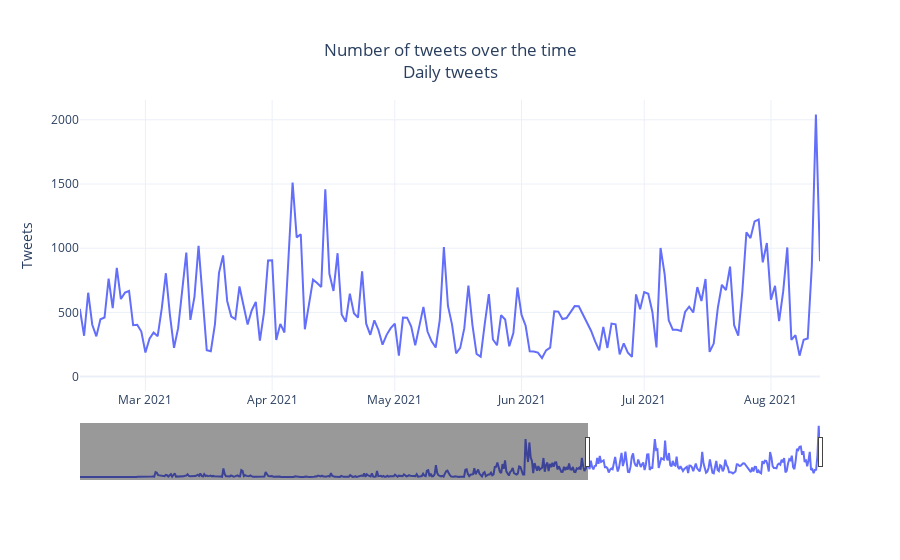
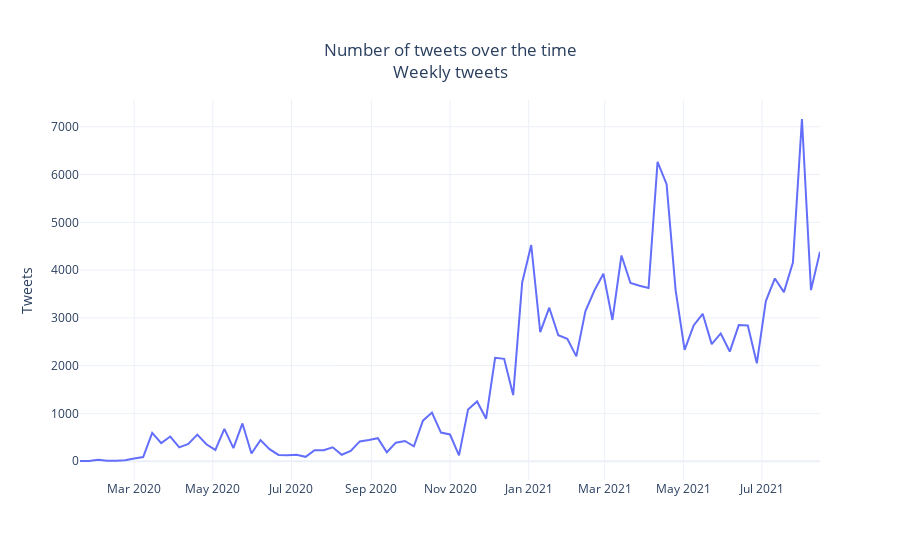
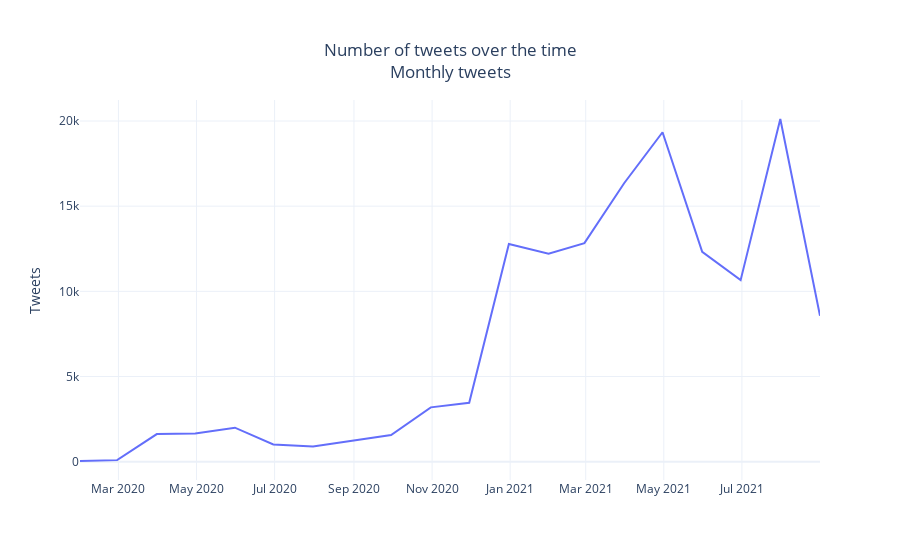
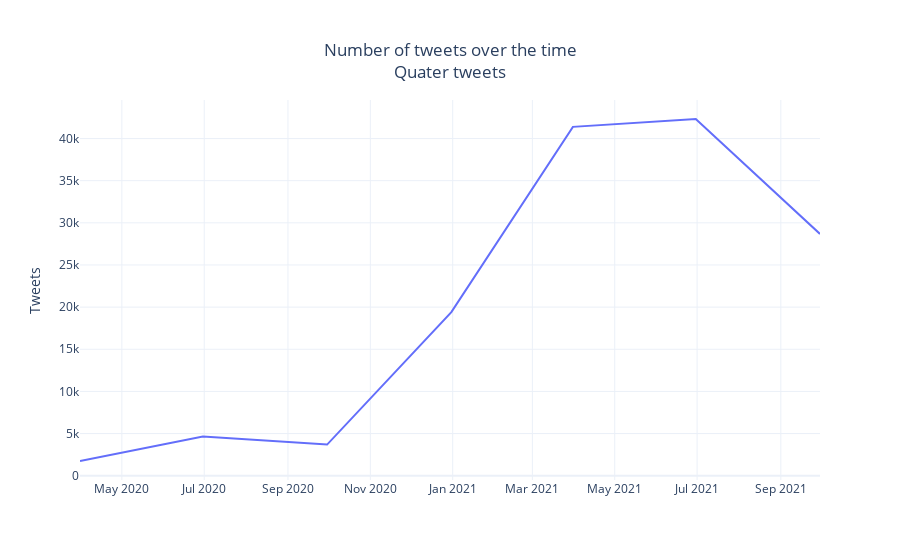

Notebook cell for these charts, in order:
### Code cell
number_tweets(tweets_df, date_df, "Daily tweets", 'D')

number_tweets(tweets_df, date_df, "Weekly tweets", 'W')

number_tweets(tweets_df, date_df, "Monthly tweets", 'M')

number_tweets(tweets_df, date_df, "Quater tweets", 'Q')

### Figure 1 — Plotly figure (JSON) as saved in the notebook; plotly's stock layout.template omitted (floating-point values rounded to 4 significant figures; data arrays with more than 128 entries replaced by an {"elided": "..."} marker saying what was removed)
{"data": [{"hovertemplate": "Total: %{y}<br>Event: <b>%{text}</b>", "mode": "lines", "name": "", "text": {"elided": "560 str values"}, "type": "scatter", "x": {"elided": "560 str values"}, "y": {"elided": "560 int values"}}], "layout": {"dragmode": "pan", "hovermode": "x unified", "legend": {"orientation": "h", "x": 1, "xanchor": "right", "y": 1.02, "yanchor": "bottom"}, "title": {"text": "Number of tweets over the time<br>Daily tweets", "x": 0.5, "xanchor": "center", "y": 0.9, "yanchor": "top"}, "xaxis": {"range": ["2021-02-13", "2021-08-13"], "rangeslider": {"visible": true}, "title": {"text": ""}}, "yaxis": {"title": {"text": "Tweets"}}}}

### Figure 2 — Plotly figure (JSON) as saved in the notebook; plotly's stock layout.template omitted (floating-point values rounded to 4 significant figures)
{"data": [{"mode": "lines", "name": "", "type": "scatter", "x": ["2020-01-19T00:00:00", "2020-01-26T00:00:00", "2020-02-02T00:00:00", "2020-02-09T00:00:00", "2020-02-16T00:00:00", "2020-02-23T00:00:00", "2020-03-01T00:00:00", "2020-03-08T00:00:00", "2020-03-15T00:00:00", "2020-03-22T00:00:00", "2020-03-29T00:00:00", "2020-04-05T00:00:00", "2020-04-12T00:00:00", "2020-04-19T00:00:00", "2020-04-26T00:00:00", "2020-05-03T00:00:00", "2020-05-10T00:00:00", "2020-05-17T00:00:00", "2020-05-24T00:00:00", "2020-05-31T00:00:00", "2020-06-07T00:00:00", "2020-06-14T00:00:00", "2020-06-21T00:00:00", "2020-06-28T00:00:00", "2020-07-05T00:00:00", "2020-07-12T00:00:00", "2020-07-19T00:00:00", "2020-07-26T00:00:00", "2020-08-02T00:00:00", "2020-08-09T00:00:00", "2020-08-16T00:00:00", "2020-08-23T00:00:00", "2020-08-30T00:00:00", "2020-09-06T00:00:00", "2020-09-13T00:00:00", "2020-09-20T00:00:00", "2020-09-27T00:00:00", "2020-10-04T00:00:00", "2020-10-11T00:00:00", "2020-10-18T00:00:00", "2020-10-25T00:00:00", "2020-11-01T00:00:00", "2020-11-08T00:00:00", "2020-11-15T00:00:00", "2020-11-22T00:00:00", "2020-11-29T00:00:00", "2020-12-06T00:00:00", "2020-12-13T00:00:00", "2020-12-20T00:00:00", "2020-12-27T00:00:00", "2021-01-03T00:00:00", "2021-01-10T00:00:00", "2021-01-17T00:00:00", "2021-01-24T00:00:00", "2021-01-31T00:00:00", "2021-02-07T00:00:00", "2021-02-14T00:00:00", "2021-02-21T00:00:00", "2021-02-28T00:00:00", "2021-03-07T00:00:00", "2021-03-14T00:00:00", "2021-03-21T00:00:00", "2021-03-28T00:00:00", "2021-04-04T00:00:00", "2021-04-11T00:00:00", "2021-04-18T00:00:00", "2021-04-25T00:00:00", "2021-05-02T00:00:00", "2021-05-09T00:00:00", "2021-05-16T00:00:00", "2021-05-23T00:00:00", "2021-05-30T00:00:00", "2021-06-06T00:00:00", "2021-06-13T00:00:00", "2021-06-20T00:00:00", "2021-06-27T00:00:00", "2021-07-04T00:00:00", "2021-07-11T00:00:00", "2021-07-18T00:00:00", "2021-07-25T00:00:00", "2021-08-01T00:00:00", "2021-08-08T00:00:00", "2021-08-15T00:00:00"], "y": [3, 5, 30, 6, 9, 20, 55, 85, 592, 378, 516, 287, 360, 555, 353, 234, 675, 274, 789, 161, 440, 250, 130, 123, 132, 90, 230, 228, 289, 134, 216, 413, 443, 481, 186, 387, 422, 311, 848, 1017, 598, 558, 121, 1082, 1250, 889, 2164, 2141, 1383, 3740, 4525, 2699, 3212, 2635, 2562, 2193, 3137, 3572, 3925, 2956, 4306, 3729, 3673, 3626, 6266, 5799, 3581, 2328, 2841, 3084, 2450, 2673, 2294, 2849, 2839, 2049, 3352, 3825, 3539, 4157, 7163, 3580, 4384]}], "layout": {"hovermode": "x unified", "legend": {"orientation": "h", "x": 1, "xanchor": "right", "y": 1.02, "yanchor": "bottom"}, "title": {"text": "Number of tweets over the time<br>Weekly tweets", "x": 0.5, "xanchor": "center", "y": 0.9, "yanchor": "top"}, "xaxis": {"rangeslider": {"visible": false}, "title": {"text": ""}}, "yaxis": {"title": {"text": "Tweets"}}}}

### Figure 3 — Plotly figure (JSON) as saved in the notebook; plotly's stock layout.template omitted (floating-point values rounded to 4 significant figures)
{"data": [{"mode": "lines", "name": "", "type": "scatter", "x": ["2020-01-31T00:00:00", "2020-02-29T00:00:00", "2020-03-31T00:00:00", "2020-04-30T00:00:00", "2020-05-31T00:00:00", "2020-06-30T00:00:00", "2020-07-31T00:00:00", "2020-08-31T00:00:00", "2020-09-30T00:00:00", "2020-10-31T00:00:00", "2020-11-30T00:00:00", "2020-12-31T00:00:00", "2021-01-31T00:00:00", "2021-02-28T00:00:00", "2021-03-31T00:00:00", "2021-04-30T00:00:00", "2021-05-31T00:00:00", "2021-06-30T00:00:00", "2021-07-31T00:00:00", "2021-08-31T00:00:00"], "y": [37, 88, 1620, 1650, 1992, 1009, 882, 1248, 1565, 3186, 3453, 12775, 12211, 12827, 16346, 19341, 12319, 10656, 20118, 8563]}], "layout": {"hovermode": "x unified", "legend": {"orientation": "h", "x": 1, "xanchor": "right", "y": 1.02, "yanchor": "bottom"}, "title": {"text": "Number of tweets over the time<br>Monthly tweets", "x": 0.5, "xanchor": "center", "y": 0.9, "yanchor": "top"}, "xaxis": {"rangeslider": {"visible": false}, "title": {"text": ""}}, "yaxis": {"title": {"text": "Tweets"}}}}

### Figure 4 — Plotly figure (JSON) as saved in the notebook; plotly's stock layout.template omitted (floating-point values rounded to 4 significant figures)
{"data": [{"mode": "lines", "name": "", "type": "scatter", "x": ["2020-03-31T00:00:00", "2020-06-30T00:00:00", "2020-09-30T00:00:00", "2020-12-31T00:00:00", "2021-03-31T00:00:00", "2021-06-30T00:00:00", "2021-09-30T00:00:00"], "y": [1745, 4651, 3695, 19414, 41384, 42316, 28681]}], "layout": {"hovermode": "x unified", "legend": {"orientation": "h", "x": 1, "xanchor": "right", "y": 1.02, "yanchor": "bottom"}, "title": {"text": "Number of tweets over the time<br>Quater tweets", "x": 0.5, "xanchor": "center", "y": 0.9, "yanchor": "top"}, "xaxis": {"rangeslider": {"visible": false}, "title": {"text": ""}}, "yaxis": {"title": {"text": "Tweets"}}}}
